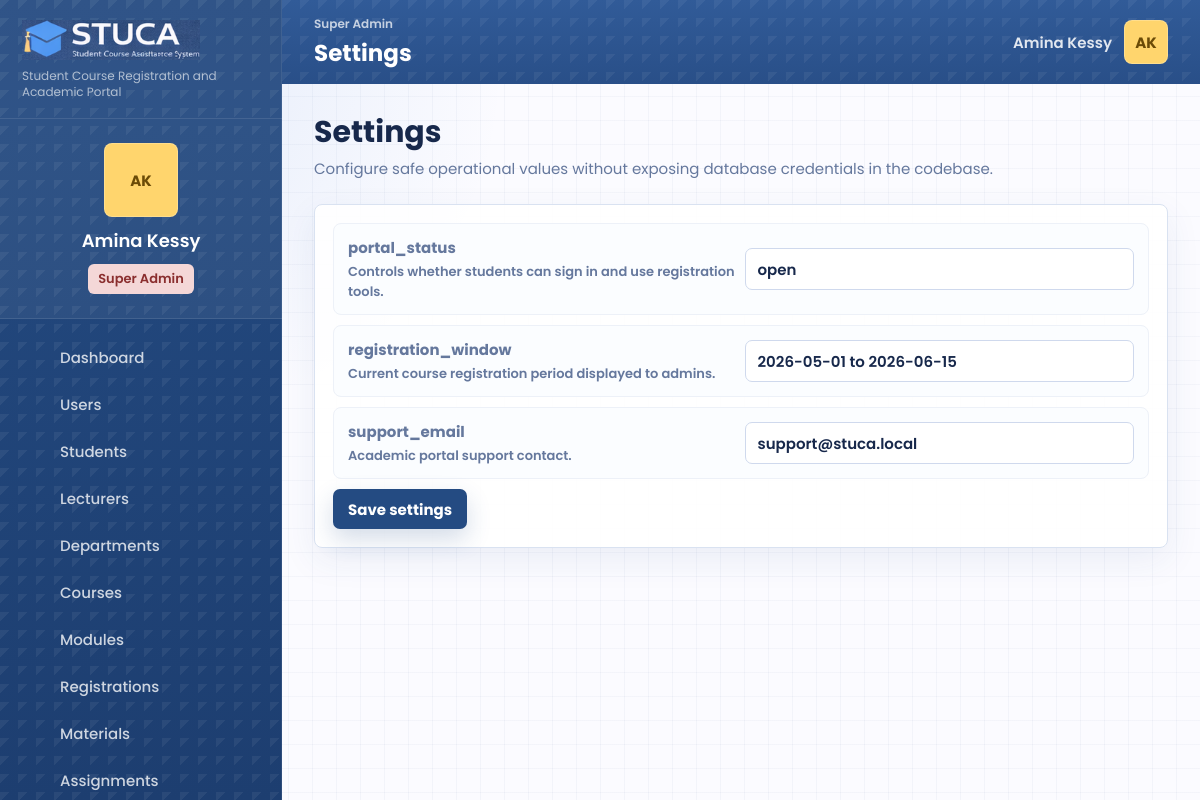
The page /settings.php (signed in) on the database its author committed.
### tables this page shows
CREATE TABLE users (
    id INT UNSIGNED AUTO_INCREMENT PRIMARY KEY,
    role_id INT UNSIGNED NOT NULL,
    department_id INT UNSIGNED NULL,
    name VARCHAR(140) NOT NULL,
    email VARCHAR(190) NOT NULL UNIQUE,
    password_hash VARCHAR(255) NOT NULL,
    status ENUM('active', 'suspended') NOT NULL DEFAULT 'active',
    student_number VARCHAR(60) NULL UNIQUE,
    staff_number VARCHAR(60) NULL UNIQUE,
    phone VARCHAR(40) NULL,
    program VARCHAR(160) NULL,
    class_group VARCHAR(80) NULL,
    created_at TIMESTAMP DEFAULT CURRENT_TIMESTAMP,
    updated_at TIMESTAMP DEFAULT CURRENT_TIMESTAMP ON UPDATE CURRENT_TIMESTAMP,
    INDEX idx_users_role (role_id),
    INDEX idx_users_department (department_id),
    INDEX idx_users_status (status),
    CONSTRAINT fk_users_role FOREIGN KEY (role_id) REFERENCES roles(id),
    CONSTRAINT fk_users_department FOREIGN KEY (department_id) REFERENCES departments(id) ON DELETE SET NULL
);

CREATE TABLE settings (
    id INT UNSIGNED AUTO_INCREMENT PRIMARY KEY,
    setting_key VARCHAR(100) NOT NULL UNIQUE,
    setting_value TEXT NOT NULL,
    description VARCHAR(255) NULL,
    created_at TIMESTAMP DEFAULT CURRENT_TIMESTAMP,
    updated_at TIMESTAMP DEFAULT CURRENT_TIMESTAMP ON UPDATE CURRENT_TIMESTAMP
);

### app/includes/functions.php (called while the page is built, shortened)
<?php
function e(mixed $value): string
{
    return htmlspecialchars((string) $value, ENT_QUOTES, 'UTF-8');
}
function active_class(string $active, string $page): string
{
    return $active === $page ? 'is-active' : '';
}
function role_badge_class(?string $role): string
{
    return match ($role) {
        'super_admin' => 'danger',
        'admin' => 'primary',
        'department_head' => 'accent',
        'lecturer' => 'success',
        'student' => 'soft',
        default => 'soft',
    };
}
function initials(string $name): string
{
    $parts = preg_split('/\s+/', trim($name)) ?: [];
    $letters = '';
    foreach (array_slice($parts, 0, 2) as $part) {
        $letters .= strtoupper(substr($part, 0, 1));
    }
    return $letters !== '' ? $letters : 'ST';
}

### app/config/config.php (called while the page is built, shortened)
<?php
return [
    'app_name' => getenv('STUCA_APP_NAME') ?: 'STUCA',
    'app_subtitle' => 'Student Course Registration and Academic Portal',
    'session_name' => getenv('STUCA_SESSION_NAME') ?: 'stuca_session',
    'items_per_page' => (int) (getenv('STUCA_ITEMS_PER_PAGE') ?: 10),
    'upload_max_bytes' => (int) (getenv('STUCA_UPLOAD_MAX_BYTES') ?: 10 * 1024 * 1024),
    'allowed_upload_extensions' => ['pdf', 'doc', 'docx', 'ppt', 'pptx', 'zip', 'jpg', 'jpeg', 'png'],
    'default_timezone' => getenv('STUCA_TIMEZONE') ?: 'Africa/Nairobi',
    'allow_demo_fallback' => filter_var(getenv('STUCA_ALLOW_DEMO_FALLBACK') ?: 'false', FILTER_VALIDATE_BOOLEAN),
];

### app/bootstrap.php (called while the page is built, shortened)
<?php
require APP_PATH . '/includes/functions.php';
require APP_PATH . '/models/DatabaseRepository.php';
$appConfig = require APP_PATH . '/config/config.php';
date_default_timezone_set($appConfig['default_timezone']);
require APP_PATH . '/includes/auth.php';
require APP_PATH . '/includes/layout.php';
function app_config(?string $key = null): mixed
{
    global $appConfig;
    if ($key === null) {
        return $appConfig;
    }
    return $appConfig[$key] ?? null;
}
function repository(): object
{
    static $repository = null;
    if ($repository !== null) {
        return $repository;
    }
    $dbConfig = require APP_PATH . '/config/database.php';
    try {
        $repository = DatabaseRepository::connect($dbConfig);
    } catch (Throwable $error) {
        if (app_config('allow_demo_fallback')) {
            $_SESSION['database_notice'] = 'Using demo data because MySQL is not connected.';
            $repository = new DemoRepository(require APP_PATH . '/data/demo.php');
            return $repository;
        }
        throw new RuntimeException(
            'STUCA database connection failed. Confirm XAMPP MySQL is running and the .env database settings point to the stuca database. Details: ' . $error->getMessage(),
            0,
            $error
        );
    }
    return $repository;
}

### app/models/DatabaseRepository.php (called while the page is built, shortened)
<?php
final class DatabaseRepository
{
    public static function connect(array $config): self
    {
        $dsn = sprintf(
            'mysql:host=%s;port=%s;dbname=%s;charset=%s',
            $config['host'],
            $config['port'],
            $config['database'],
            $config['charset']
        );
        $pdo = new PDO($dsn, $config['username'], $config['password'], [
            PDO::ATTR_ERRMODE => PDO::ERRMODE_EXCEPTION,
            PDO::ATTR_DEFAULT_FETCH_MODE => PDO::FETCH_ASSOC,
            PDO::ATTR_EMULATE_PREPARES => false,
        ]);
        $pdo->query('SELECT 1');
        $pdo->query('SELECT COUNT(*) FROM roles');
        $repository = new self($pdo);
        $repository->ensureAcademicWorkflowSchema();
        return $repository;
    }
    public function findUserByEmail(string $email): ?array
    {
        return $this->fetchOne(
            'SELECT u.*, r.slug AS role, r.name AS role_name, d.name AS department_name, d.code AS department_code
             FROM users u
             JOIN roles r ON r.id = u.role_id
             LEFT JOIN departments d ON d.id = u.department_id
             WHERE u.email = :email
             LIMIT 1',
            ['email' => $email]
        );
    }
    public function getSettings(array $filters = []): array
    {
        return $this->queryWithFilters(
            'SELECT * FROM settings',
            $filters,
            [],
            ['setting_key', 'setting_value', 'description'],
            'setting_key'
        );
    }
    private function ensureAcademicWorkflowSchema(): void
    {
        $this->ensureColumn('assignments', 'date_given', 'date_given DATE NULL AFTER instructions');
        $this->execute('UPDATE assignments SET date_given = DATE(created_at) WHERE date_given IS NULL');
        $this->ensureColumn('assignment_submissions', 'student_comment', 'student_comment TEXT NULL AFTER original_name');
        $this->ensureColumn('assignment_submissions', 'is_late', 'is_late TINYINT(1) NOT NULL DEFAULT 0 AFTER submitted_at');
        $this->ensureColumn('assignment_submissions', 'late_duration_minutes', 'late_duration_minutes INT UNSIGNED NOT NULL DEFAULT 0 AFTER is_late');
        $this->ensureColumn('assignment_submissions', 'reviewed_by', 'reviewed_by INT UNSIGNED NULL AFTER feedback');
        $this->ensureColumn('assignment_submissions', 'reviewed_at', 'reviewed_at DATETIME NULL AFTER reviewed_by');
        $this->ensureColumn('assignment_submissions', 'review_remarks', 'review_remarks TEXT NULL AFTER reviewed_at');
        $this->pdo->exec(
            'CREATE TABLE IF NOT EXISTS ca_results (
                id INT UNSIGNED AUTO_INCREMENT PRIMARY KEY,
                student_id INT UNSIGNED NOT NULL,
                course_id INT UNSIGNED NOT NULL,
                module_id INT UNSIGNED NOT NULL,
                academic_year_id INT UNSIGNED NULL,
                semester_id INT UNSIGNED NULL,
                class_group VARCHAR(80) NULL,
                total_ca DECIMAL(5,2) NOT NULL DEFAULT 0,
                max_ca DECIMAL(5,2) NOT NULL DEFAULT 60,
                lecturer_remarks TEXT NULL,
                created_at TIMESTAMP DEFAULT CURRENT_TIMESTAMP,
                updated_at TIMESTAMP DEFAULT CURRENT_TIMESTAMP ON UPDATE CURRENT_TIMESTAMP,
                UNIQUE KEY unique_ca_result (student_id, module_id, academic_year_id, semester_id, class_group),
                INDEX idx_ca_results_student (student_id),
                INDEX idx_ca_results_module (module_id),
                CONSTRAINT fk_ca_results_student FOREIGN KEY (student_id) REFERENCES users(id) ON DELETE CASCADE,
                CONSTRAINT fk_ca_results_course FOREIGN KEY (course_id) REFERENCES courses(id) ON DELETE CASCADE,
                CONSTRAINT fk_ca_results_module FOREIGN KEY (module_id) REFERENCES modules(id) ON DELETE CASCADE,
                CONSTRAINT fk_ca_results_year FOREIGN KEY (academic_year_id) REFERENCES academic_years(id) ON DELETE SET NULL,
                CONSTRAINT fk_ca_results_semester FOREIGN KEY (semester_id) REFERENCES semesters(id) ON DELETE SET NULL
            ) ENGINE=InnoDB'
        );
        $this->pdo->exec(
            'CREATE TABLE IF NOT EXISTS assessment_items (
                id INT UNSIGNED AUTO_INCREMENT PRIMARY KEY,
                ca_result_id INT UNSIGNED NOT NULL,
                item_name VARCHAR(120) NOT NULL,
                score DECIMAL(5,2) NOT NULL DEFAULT 0,
                max_score DECIMAL(5,2) NOT NULL DEFAULT 0,
                sort_order TINYINT UNSIGNED NOT NULL DEFAULT 0,
                created_at TIMESTAMP DEFAULT CURRENT_TIMESTAMP,
                updated_at TIMESTAMP DEFAULT CURRENT_TIMESTAMP ON UPDATE CURRENT_TIMESTAMP,
                UNIQUE KEY unique_ca_item (ca_result_id, item_name),
                INDEX idx_assessment_items_result (ca_result_id),
                CONSTRAINT fk_assessment_items_result FOREIGN KEY (ca_result_id) REFERENCES ca_results(id) ON DELETE CASCADE
            ) ENGINE=InnoDB'
        );
        $this->pdo->exec(
            'CREATE TABLE IF NOT EXISTS notifications (
                id INT UNSIGNED AUTO_INCREMENT PRIMARY KEY,
                user_id INT UNSIGNED NOT NULL,
                actor_id INT UNSIGNED NULL,
                entity_type VARCHAR(80) NOT NULL,
                entity_id INT UNSIGNED NULL,
                title VARCHAR(190) NOT NULL,
                body TEXT NOT NULL,
                is_read TINYINT(1) NOT NULL DEFAULT 0,
                created_at TIMESTAMP DEFAULT CURRENT_TIMESTAMP,
                updated_at TIMESTAMP DEFAULT CURRENT_TIMESTAMP ON UPDATE CURRENT_TIMESTAMP,
                INDEX idx_notifications_user (user_id, is_read, created_at),
                CONSTRAINT fk_notifications_user FOREIGN KEY (user_id) REFERENCES users(id) ON DELETE CASCADE,
                CONSTRAINT fk_notifications_actor FOREIGN KEY (actor_id) REFERENCES users(id) ON DELETE SET NULL
            ) ENGINE=InnoDB'
        );
    }
    private function ensureColumn(string $table, string $column, string $definition): void
    {
        $exists = $this->fetchOne(
            'SELECT COLUMN_NAME
             FROM INFORMATION_SCHEMA.COLUMNS
             WHERE TABLE_SCHEMA = DATABASE() AND TABLE_NAME = :table AND COLUMN_NAME = :column
             LIMIT 1',
            ['table' => $table, 'column' => $column]
        );
    }
    private function queryWithFilters(string $sql, array $filters, array $exactFields, array $searchFields, string $orderBy): array
    {
        $where = [];
        $params = $filters['_params'] ?? [];
        $sql .= ' ORDER BY ' . $orderBy;
        return $this->fetchAll($sql, $params);
    }
    private function fetchAll(string $sql, array $params = []): array
    {
        $statement = $this->pdo->prepare($sql);
        $statement->execute($params);
        return $statement->fetchAll();
    }
    private function fetchOne(string $sql, array $params = []): ?array
    {
        $statement = $this->pdo->prepare($sql);
        $statement->execute($params);
        $row = $statement->fetch();
        return $row ?: null;
    }
    private function execute(string $sql, array $params = []): void
    {
        $statement = $this->pdo->prepare($sql);
        $statement->execute($params);
    }
}

### app/includes/auth.php (called while the page is built, shortened)
<?php
function current_user(): ?array
{
    return $_SESSION['user'] ?? null;
}

### app/config/database.php (called while the page is built, shortened)
<?php
return [
    'host' => getenv('STUCA_DB_HOST') ?: getenv('DB_HOST') ?: '127.0.0.1',
    'port' => getenv('STUCA_DB_PORT') ?: getenv('DB_PORT') ?: '3306',
    'database' => getenv('STUCA_DB_NAME') ?: getenv('DB_DATABASE') ?: 'stuca',
    'username' => getenv('STUCA_DB_USER') ?: getenv('DB_USERNAME') ?: 'root',
    'password' => getenv('STUCA_DB_PASS') ?: getenv('DB_PASSWORD') ?: '',
    'charset' => getenv('STUCA_DB_CHARSET') ?: 'utf8mb4',
];

### public/settings.php (the view, shortened to what this page needs)
<?php
require dirname(__DIR__) . '/app/bootstrap.php';
$repo = repository();
$settings = $repo->getSettings();
page_start('Settings', 'settings');
?>
<section class="page-title-row">
    <div>
        <h2>Settings</h2>
        <p>Configure safe operational values without exposing database credentials in the codebase.</p>
    </div>
</section>
<section class="panel">
    <form method="post" class="settings-list">
        <?php foreach ($settings as $setting): ?>
            <label class="setting-row">
                <span>
                    <strong><?= e($setting['setting_key']) ?></strong>
                    <small><?= e($setting['description'] ?? '') ?></small>
                </span>
                <input name="settings[<?= e($setting['setting_key']) ?>]" value="<?= e($setting['setting_value']) ?>">
            </label>
        <?php endforeach; ?>
        <button class="button primary" type="submit">Save settings</button>
    </form>
</section>
<?php
page_end();

### app/includes/layout.php (shortened to what this page needs)
<?php
function nav_items(): array
{
    $role = current_user()['role'] ?? 'student';
    return array_values(array_filter($items, static fn (array $item): bool => in_array($role, $item['roles'], true)));
}
function nav_icon(string $icon): string
{
    $path = $paths[$icon] ?? $paths['dashboard'];
    return '<svg viewBox="0 0 24 24" aria-hidden="true" focusable="false">' . $path . '</svg>';
}
function page_start(string $title, string $active): void
{
    $user = current_user();
    if ($user && !empty($user['email'])) {
        $freshUser = repository()->findUserByEmail($user['email']);
        if ($freshUser) {
            unset($freshUser['password_hash']);
            $user = $freshUser;
        }
    }
    $config = app_config();
    $displayName = $user['name'] ?? 'Guest';
    $role = role_label($user['role'] ?? null);
    ?>
    <!doctype html>
    <html lang="en">
    <head>
        <link rel="stylesheet" href="assets/css/styles.css?v=20260601-workflow">
    </head>
    <body class="page-<?= e($active) ?>">
        <aside class="sidebar" id="sidebar">
            <a class="brand" href="dashboard.php" aria-label="STUCA dashboard">
                <img src="assets/img/stuca-logo.png" alt="STUCA Student Course Assistance System">
                <span><?= e($config['app_subtitle']) ?></span>
            </a>
            <div class="profile-card">
                <div class="avatar-initials"><?= e(initials($displayName)) ?></div>
                <strong><?= e($displayName) ?></strong>
                <span class="role-pill <?= e(role_badge_class($user['role'] ?? null)) ?>"><?= e($role) ?></span>
            </div>
            <nav class="nav-list" aria-label="Primary navigation">
                <?php foreach (nav_items() as $item): ?>
                    <a class="<?= e(active_class($active, $item['key'])) ?>" href="<?= e($item['href']) ?>">
                        <span class="nav-icon"><?= nav_icon($item['icon']) ?></span>
                        <span><?= e($item['label']) ?></span>
                    </a>
                <?php endforeach; ?>
            </nav>
        </aside>
        <div class="app-shell">
            <header class="topbar">
                <div>
                    <p><?= e($role) ?></p>
                    <h1><?= e($title) ?></h1>
                </div>
                <div class="topbar-user">
                    <span class="topbar-name"><?= e($displayName) ?></span>
                    <a class="avatar-initials tiny" href="profile.php" aria-label="Open profile"><?= e(initials($displayName)) ?></a>
                </div>
            </header>
            <main class="content" id="content">
    <?php
}
function page_end(): void
{
    ?>
            </main>
        </div>
    </body>
    </html>
    <?php
}
    ?>

### rows shown on the page
users: name "AK", name "Amina Kessy"
settings: setting_key "portal_status", description "Controls whether students can sign in and use registration tools.", setting_value "open"
settings: setting_key "registration_window", description "Current course registration period displayed to admins.", setting_value "2026-05-01 to 2026-06-15"
settings: setting_key "support_email", description "Academic portal support contact.", setting_value "support@stuca.local"

### other values the page prints
$config['app_subtitle'] "Student Course Registration and Academic Portal"
$role "Super Admin"
$item['label'] "Dashboard"
$item['label'] "Users"
$item['label'] "Students"
$item['label'] "Lecturers"
$item['label'] "Departments"
$item['label'] "Courses"
$item['label'] "Modules"
$item['label'] "Registrations"
$item['label'] "Materials"
$item['label'] "Assignments"
$title "Settings"
